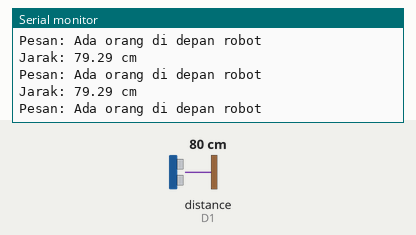
This sketch was run on a simulated ESP8266 (NodeMCU). Parts: the last lines printed to the serial monitor. Wiring (inferred from the names in the program): ultrasonic range finder: trigger GPIO 18; echo D1. The inputs (shaded band) are chosen by the test bench; at power-on: distance to the obstacle (sensor on D1) 80 cm. The echo pulse lasts 58.3 µs per cm; WiFi joins after 1.5 s; servers stay silent unless stated; no MQTT or app messages arrive unless stated.

Above: at 2.7 s.
2.8 s: distance to the obstacle (sensor on D1) set to 97 cm
At 5.7 s:
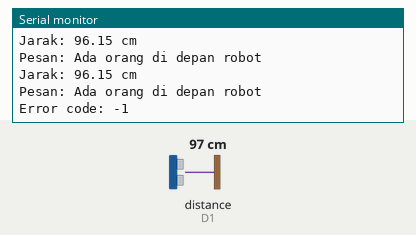
5.9 s: distance to the obstacle (sensor on D1) set to 105 cm
At 6.7 s:
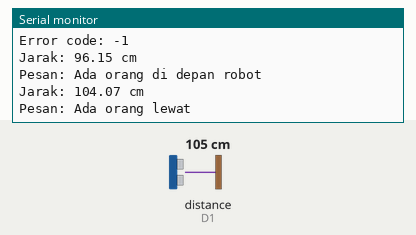
Timing chart, 0 to 8.9 s (numbered marks = the images above; inputs shaded):
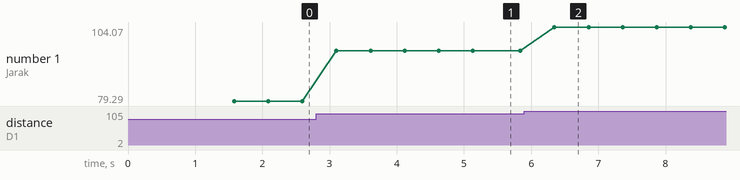

Measured:
- the behaviour switches between 100 and 101 cm on distance to the obstacle (sensor on D1) (found by bisection; images 1 and 2)
- after the input at 2.8 s, the serial monitor: prints a new line after 0.30 s (image 1)
- after the input at 5.9 s, the serial monitor: prints a new line after 0.45 s (image 2)
- plotted number 1: 79.29 → 96.15 after the input at 2.8 s, 96.15 → 104.07 after the input at 5.9 s

The sketch:

esp.ino
```cpp
#include <PubSubClient.h>
#include <SoftwareSerial.h>
#include <ESP8266WiFi.h>
#include <ESP8266HTTPClient.h>
#include <SoftwareSerial.h>

// Konfigurasi WiFi
const char* ssid = "vivo Y02"; // Untuk HTTP
const char* pass = "12345678";

// Konfigurasi broker MQTT
const char* mqtt_server = "broker.hivemq.com"; // Alamat broker
const int mqtt_port = 1883;
const char* mqtt_client_id = "ESP32_Client";
const char* topic = "robotngobrol";

#define TRIG_PIN 18
#define ECHO_PIN 5
#define SOUND_SPEED 0.034

WiFiClient espClient;
PubSubClient mqttClient(espClient);
WiFiClient httpClient;
HTTPClient http;

SoftwareSerial SUART(D5, D6);

String serverName = "http://192.168.61.7:5000";

unsigned long startTime = 0;
unsigned long lastTime = 0;
unsigned long timerDelay = 5000; // Set timer to 5 seconds (5000)
bool isClose = false;

void setup_wifi_mqtt() {
  delay(10);
  Serial.println("Menghubungkan ke WiFi untuk MQTT...");
  WiFi.begin(ssid, pass);

  while (WiFi.status() != WL_CONNECTED) {
    delay(500);
    Serial.print(".");
  }

  Serial.println("\nTerhubung ke WiFi untuk MQTT");
  Serial.print("Alamat IP: ");
  Serial.println(WiFi.localIP());
}

void setup_wifi_http() {
  delay(10);
  Serial.println("Menghubungkan ke WiFi untuk HTTP...");
  WiFi.begin(ssid, pass);

  while (WiFi.status() != WL_CONNECTED) {
    delay(500);
    Serial.print(".");
  }

  Serial.println("\nTerhubung ke WiFi untuk HTTP");
  Serial.print("Alamat IP: ");
  Serial.println(WiFi.localIP());
}

void reconnect_mqtt() {
  while (!mqttClient.connected()) {
    Serial.print("Menghubungkan ke MQTT...");
    if (mqttClient.connect(mqtt_client_id)) {
      Serial.println("Terhubung ke MQTT");
    } else {
      Serial.print("Gagal, rc=");
      Serial.print(mqttClient.state());
      Serial.println(" coba lagi dalam 5 detik");
      delay(5000);
    }
  }
}

void setup() {
  Serial.begin(115200);
  SUART.begin(9600);

  // Setup WiFi dan MQTT
  setup_wifi_mqtt();
  mqttClient.setServer(mqtt_server, mqtt_port);

  // Setup WiFi untuk HTTP
  setup_wifi_http();

  // Setup pin ultrasonic
  pinMode(TRIG_PIN, OUTPUT);
  pinMode(ECHO_PIN, INPUT);
}

void loop() {
  // MQTT Loop
  if (!mqttClient.connected()) {
    reconnect_mqtt();
  }
  mqttClient.loop();

  // Ultrasonic sensor untuk MQTT
  long duration;
  float distance;

  digitalWrite(TRIG_PIN, LOW);
  delayMicroseconds(2);
  digitalWrite(TRIG_PIN, HIGH);
  delayMicroseconds(10);
  digitalWrite(TRIG_PIN, LOW);

  duration = pulseIn(ECHO_PIN, HIGH);
  distance = (duration * SOUND_SPEED) / 2;

  Serial.print("Jarak: ");
  Serial.print(distance);
  Serial.println(" cm");

  unsigned long currentTime = millis();

  if (distance < 100) {
    if (!isClose) {
      startTime = currentTime;
      isClose = true;
    }

    if (currentTime - startTime > 5000) {
      mqttClient.publish(topic, "Ada orang ngobrol dengan robot");
      Serial.println("Pesan: Ada orang ngobrol dengan robot");
    } else {
      mqttClient.publish(topic, "Ada orang di depan robot");
      Serial.println("Pesan: Ada orang di depan robot");
    }
  } else {
    if (isClose) {
      isClose = false;
    }
    mqttClient.publish(topic, "Ada orang lewat");
    Serial.println("Pesan: Ada orang lewat");
  }

  // HTTP Loop
  if ((millis() - lastTime) > timerDelay) {
    if (WiFi.status() == WL_CONNECTED) {
      String serverPath = serverName + "/poll";

      http.begin(httpClient, serverPath.c_str());

      int httpResponseCode = http.GET();

      if (httpResponseCode > 0) {
        Serial.print("HTTP Response code: ");
        Serial.println(httpResponseCode);
        String payload = http.getString();
        if (payload != "NO_QUESTION") {
          Serial.println(payload);
          SUART.println(payload);
        }
      } else {
        Serial.print("Error code: ");
        Serial.println(httpResponseCode);
      }
      http.end();
    } else {
      Serial.println("WiFi Disconnected");
    }
    lastTime = millis();
  }

  delay(500); // Delay untuk MQTT dan HTTP
}
```
